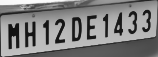
#> input picture Cropped Images-Text/7.png, 158 x 57 px
$ python LisencePlate.py
#> lines starting #> are read from the running program, lines starting #| are printed output that depends on the picture; after the words box and inside, x2 and y2 are one past the last pixel; in counts of white or black regions, pixels touching at a corner belong together
import numpy as np
import cv2
import imutils
import pytesseract
import tkinter as tk
from tkinter import filedialog

pytesseract.pytesseract.tesseract_cmd = r"C:\Program Files\Tesseract-OCR\tesseract.exe"
root = tk.Tk()
root.withdraw()
file_path = filedialog.askopenfilename()
#> the answer given: Cropped Images-Text/7.png

# Read the image file

image = cv2.imread(file_path)
#> image is the input picture: shape (57, 158, 3); min 17, max 252, mean 128.3

# Resize the image - change width to 500
image = imutils.resize(image, width=500)
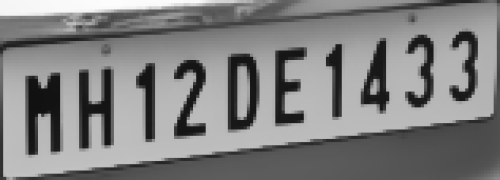
#> image: shape (180, 500, 3); min 17, max 252, mean 128.3

cv2.imshow("Original Image", image)
cv2.waitKey(0)

# RGB to Gray scale conversion
gray = cv2.cvtColor(image, cv2.COLOR_BGR2GRAY)
cv2.imshow("1 - Grayscale Conversion", gray)
cv2.waitKey(0)

# Noise removal with iterative bilateral filter(removes noise while preserving edges)
gray = cv2.bilateralFilter(gray, 11, 17, 17)
cv2.imshow("2 - Bilateral Filter", gray)
cv2.waitKey(0)

# Find Edges of the grayscale image
edged = cv2.Canny(gray, 170, 200)
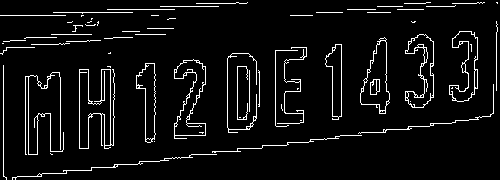
#> edged: shape (180, 500); 5.9% white in thin lines or dots
cv2.imshow("3 - Canny Edges", edged)
cv2.waitKey(0)

# Find contours based on Edges
cnts, new  = cv2.findContours(edged.copy(), cv2.RETR_LIST, cv2.CHAIN_APPROX_SIMPLE)
#> cnts = 122 contours, 98 with area under 20; largest, box (x1, y1, x2, y2) and area: (79, 69, 115, 149) 1460, (79, 69, 111, 149) 1430, (360, 37, 390, 114) 1262, (174, 59, 206, 139) 1258, (360, 40, 390, 111) 1187; new = 122 rows, first 6: [1, -1, -1, -1], [2, 0, -1, -1], [3, 1, -1, -1], [4, 2, -1, -1], [5, 3, -1, -1], [6, 4, -1, -1]

# Create copy of original image to draw all contours
img1 = image.copy()
cv2.drawContours(img1, cnts, -1, (0,255,0), 3)
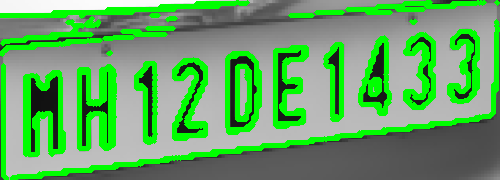
#> img1: shape (180, 500, 3); mean B, G, R 99.5, 165.8, 99.5
cv2.imshow("4- All Contours", img1)
cv2.waitKey(0)

#sort contours based on their area keeping minimum required area as '30' (anything smaller than this will not be considered)
cnts=sorted(cnts, key = cv2.contourArea, reverse = True)[:30]
#> cnts = 30 contours, 6 with area under 20; largest, box (x1, y1, x2, y2) and area: (79, 69, 115, 149) 1460, (79, 69, 111, 149) 1430, (360, 37, 390, 114) 1262, (174, 59, 206, 139) 1258, (360, 40, 390, 111) 1187
NumberPlateCnt = None #we currently have no Number plate contour

# Top 30 Contours
img2 = image.copy()
cv2.drawContours(img2, cnts, -1, (0,255,0), 3)
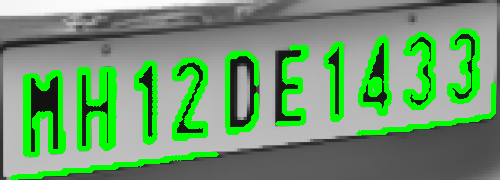
#> img2: shape (180, 500, 3); 17.19% of pixels changed, all inside (x1, y1, x2, y2) = (10, 29, 496, 180)
cv2.imshow("5- Top 30 Contours", img2)
cv2.waitKey(0)

# loop over our contours to find the best possible approximate contour of number plate
count = 0
idx =7
for c in cnts:
        peri = cv2.arcLength(c, True)
        approx = cv2.approxPolyDP(c, 0.02 * peri, True)
        # print ("approx = ",approx)
        if len(approx) == 4:  # Select the contour with 4 corners
            NumberPlateCnt = approx #This is our approx Number Plate Contour

            # Crop those contours and store it in Cropped Images folder
            x, y, w, h = cv2.boundingRect(c) #This will find out co-ord for plate
            new_img = gray[y:y + h, x:x + w] #Create new image
            cv2.imwrite('Cropped Images-Text/' + str(idx) + '.png', new_img) #Store new image
            idx+=1

            break
#> this loop made 24 passes
#> (peri, NumberPlateCnt, x, y, w, h, idx) on pass 24: (368, [[493, 84], [489, 116], [358, 133], [490, 116]], 358, 84, 136, 50, 8)
#> peri on passes 1 to 6: 612.6, 427.3, 219.4, 328.7, 194.1, 370.8
#> after the loop, idx = 8


# Drawing the selected contour on the original image
#print(NumberPlateCnt)
cv2.drawContours(image, [NumberPlateCnt], -1, (0,255,0), 3)
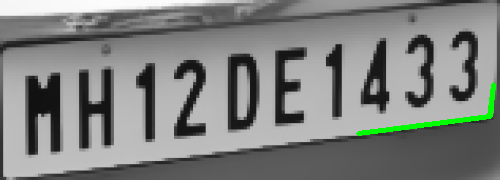
#> image: shape (180, 500, 3); 0.94% of pixels changed, all inside (x1, y1, x2, y2) = (356, 82, 496, 136)
cv2.imshow("Final Image With Number Plate Detected", image)
cv2.waitKey(0)

Cropped_img_loc = 'Cropped Images-Text/7.png'
cv2.imshow("Cropped Image ", cv2.imread(Cropped_img_loc))
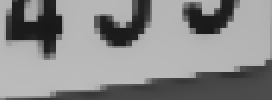
#> window 'Cropped Image ': shape (50, 136, 3) (shown 2 times larger); min 24, max 187, mean 137.5

# Use tesseract to covert image into string
#> (the run stopped early here; a loop or call above may not have finished)
